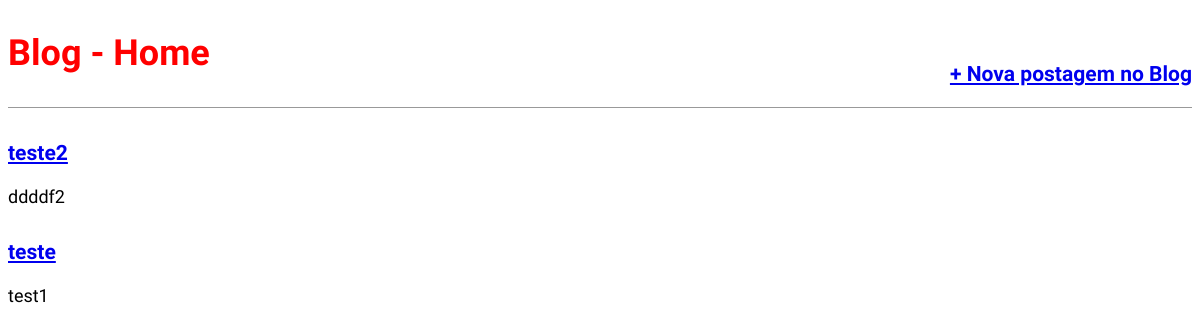
The app's page /, older data.
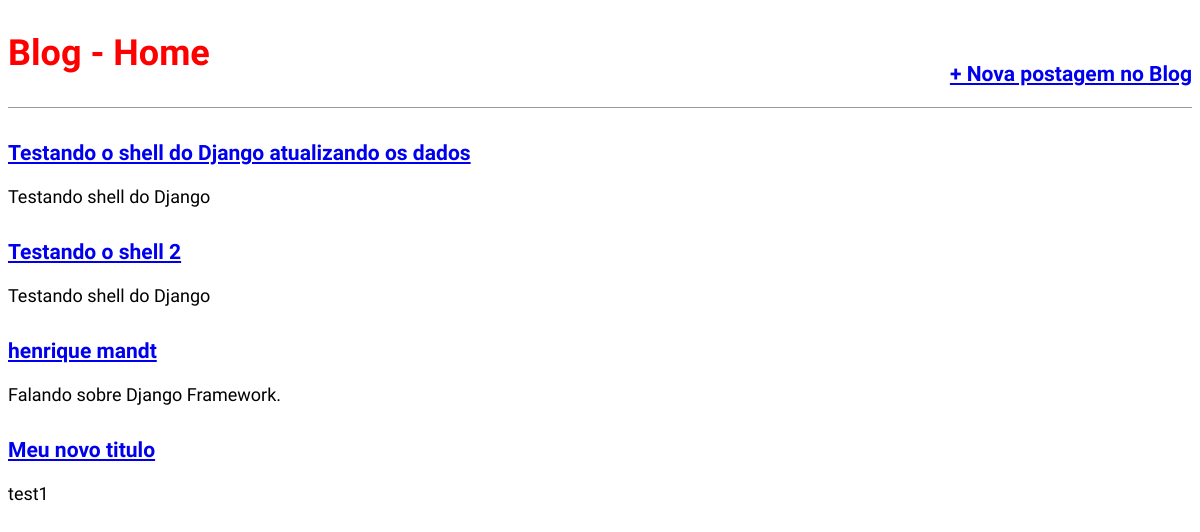
The same page, newer data.
### blog/models.py (models this page shows, shortened)
class Post(models.Model):
    STATUS = [
        ('rascunho','Rascunho'),
        ('publicado', 'Publicado')
    ]
    title  = models.CharField(max_length=250)
    slug   = models.SlugField(max_length=250)
    author = models.ForeignKey(User,
                                on_delete=models.CASCADE)
    content = models.TextField()
    publish_date = models.DateTimeField(default=timezone.now())
    created_on = models.DateTimeField(auto_now_add=True)
    edited_on = models.DateTimeField(auto_now=True)
    status = models.CharField(max_length=10,
    choices=STATUS,
    default='rascunho')
    objects     = models.Manager()
    published   = PublishedManager()
    def get_absolute_url(self):
        return reverse('post_detail', args=[self.slug])
    class Meta:
        ordering = ('-publish_date',)

### blog/views.py (the view)
# urls.py: path('', views.BlogListView.as_view(), name='home'),
class BlogListView(ListView):
    model = Post
    template_name = 'blog/home.html'

### templates/blog/home.html (shortened to what this page needs)
{% extends 'base.html' %}
{% block content %}
    {% for post in object_list %}
        <div class="post-entry">
            <h3><a href="{{ post.get_absolute_url }}">{{ post.title }}</a></h3>
            <p>{{ post.content }}</p>
        </div>
    {% endfor %}
{% endblock content %}

### templates/base.html (shortened to what this page needs)
{% load static %}
<!DOCTYPE html>
<html lang="pt-br">
<head>
    <link rel="stylesheet" href="{% static 'css/style.css' %}">
</head>
<body>
    <header>
        <div class="nav-left">
            <h1><a href="/">Blog - Home</a></h1>
        </div>
        <div class="nav-right">
            <h3><a href="{% url 'post_new' %}">+ Nova postagem no Blog</a></h3>
        </div>
    </header>
    <div class="container">
        {% block content %} {% endblock content %}
    </div>
</body>
</html>

### statics/css/style.css (style rules this page uses)
body { font-family: 'Source Sans Pro', sans-serif; font-size: 18px; }
header { border-bottom: 1px solid #999; margin-bottom: 2rem; display: flex; }
header h1 a { color:red; text-decoration: none; }
.nav-left { margin-right: auto; }
.nav-right { display: flex; padding-top: 2rem; }
.post-entry { margin-bottom: 2rem; }
.post-entry p { margin: 0; font-weight: 400; }

Row changes from the older to the newer data that the page shows:
removed Post: title "teste2", content "ddddf2"
added Post: title "Testando o shell do Django atualizando os dados", content "Testando shell do Django"
added Post: title "Testando o shell 2", content "Testando shell do Django"
added Post: title "henrique mandt", content "Falando sobre Django Framework."
changed Post "test1": title "teste" → "Meu novo titulo"
